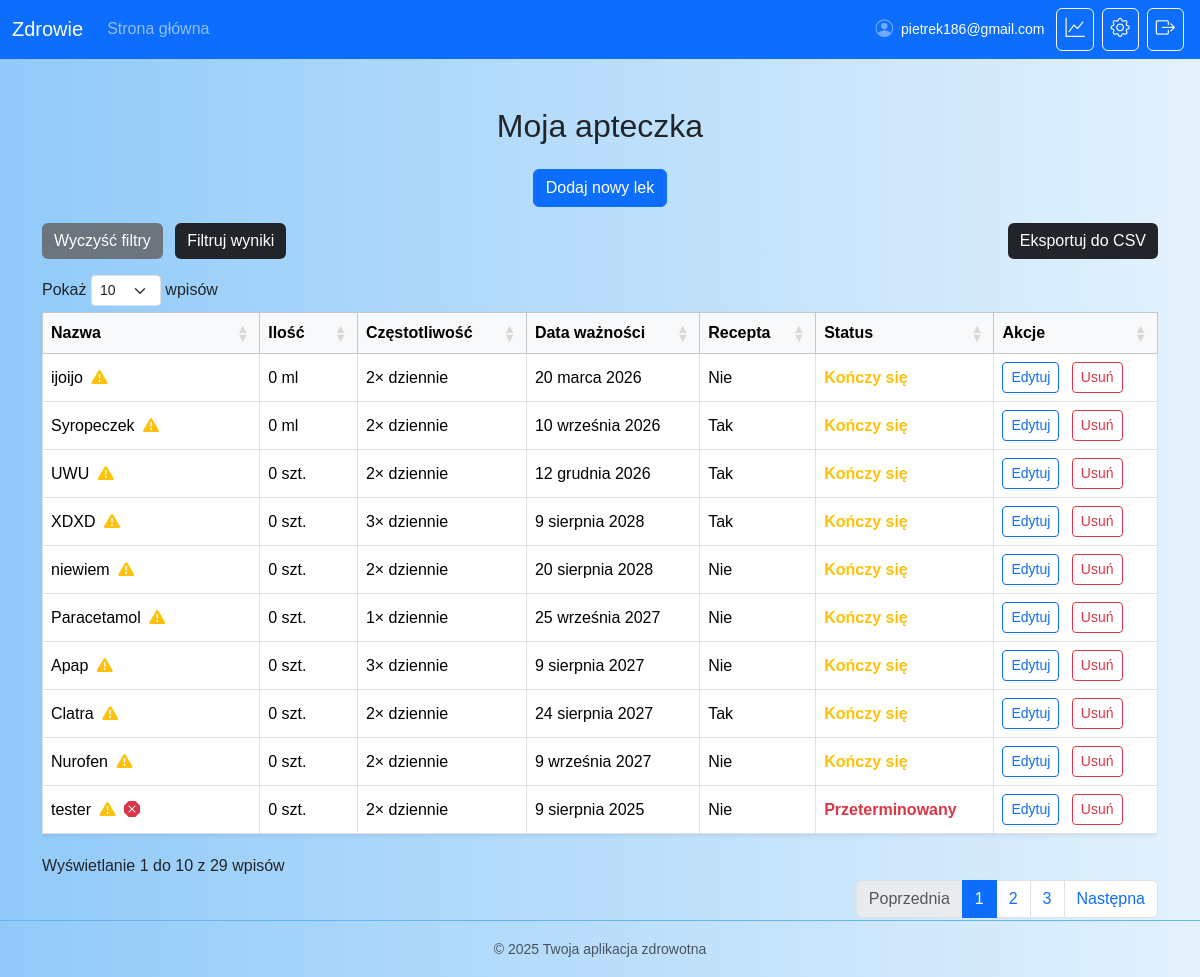
The app's page /medications/ (signed in), older data.
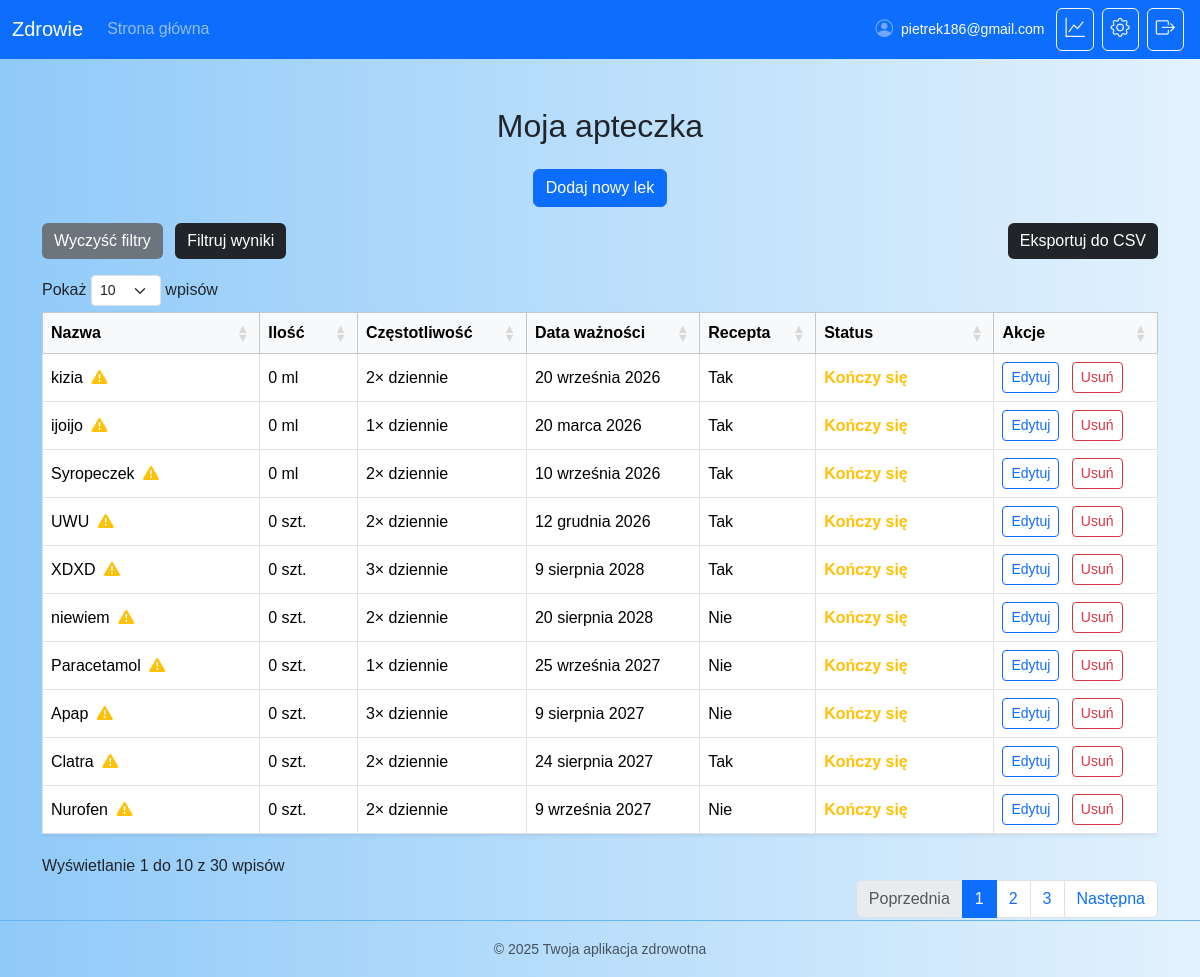
The same page, newer data.
### medications/models.py (models this page shows, shortened)
class Medication(models.Model):
    FORM_TABLET = 'tablet'
    FORM_SYRUP  = 'syrup'
    FORM_CHOICES = [
        (FORM_TABLET, 'Tabletki'),
        (FORM_SYRUP,  'Syrop'),
    ]
    user = models.ForeignKey(settings.AUTH_USER_MODEL, on_delete=models.CASCADE)
    name = models.CharField("Nazwa leku", max_length=100)
    form = models.CharField("Postać leku", max_length=10, choices=FORM_CHOICES, default=FORM_TABLET)
    quantity = models.PositiveIntegerField("Ilość tabletek")
    dosage = models.CharField("Dawkowanie (np. 1 tabletka 2× dziennie)", max_length=100, blank=True)
    volume_ml = models.PositiveIntegerField("Objętość syropu (ml)", null=True, blank=True)
    dosage_ml_per_time = models.PositiveIntegerField("Dawka syropu (ml)", null=True, blank=True)
    frequency = models.PositiveIntegerField("Częstotliwość dawkowania (ile razy dziennie)", default=1)
    dosage_amount = models.PositiveIntegerField("Ilość leku na dawkę (np. 2 tabletki/ml)", default=1)
    start_date = models.DateField("Data rozpoczęcia stosowania")
    prescription_required = models.BooleanField("Czy lek na receptę?", default=False)
    expiration_date = models.DateField("Data ważności", null=True, blank=True)
    created_at = models.DateTimeField(auto_now_add=True)
    def days_to_expiry(self):
        if not self.expiration_date:
            return None
        return (self.expiration_date - date.today()).days
    def is_expiring_soon(self):
        d = self.days_to_expiry()
        return d is not None and 0 <= d <= 7
    def is_expired(self):
        return bool(self.expiration_date and self.expiration_date < date.today())
    @property
    def remaining_quantity(self):
        if not self.start_date:
            return self.volume_ml if self.form == self.FORM_SYRUP else self.quantity
        days_used = (date.today() - self.start_date).days
        if days_used < 0:
            return self.volume_ml if self.form == self.FORM_SYRUP else self.quantity
        if self.form == self.FORM_TABLET:
            daily_usage = (self.dosage_amount or 1) * (self.frequency or 1)
            used = daily_usage * days_used
            return max(self.quantity - used, 0)
        elif self.form == self.FORM_SYRUP:
            per = self.dosage_ml_per_time or 1
            freq = self.frequency or 1
            used_ml = per * freq * days_used
            return max((self.volume_ml or 0) - used_ml, 0)
        return self.quantity
    def is_running_low(self):
        remaining = self.remaining_quantity or 0
        if self.form == self.FORM_TABLET:
            threshold = (self.quantity or 0) * LOW_STOCK_THRESHOLD
        else:
            threshold = (self.volume_ml or 0) * LOW_STOCK_THRESHOLD
        return remaining <= threshold

### medications/views.py (the view)
# urls.py: path('', views.medication_list, name='medication_list'),
@login_required
def medication_list(request):
    medications = Medication.objects.filter(user=request.user).order_by('-created_at')
    return render(request, 'medications/medication_list.html', {
        'medications': medications
    })

### medications/templates/medications/medication_list.html (shortened to what this page needs)
{% extends "core/base.html" %}
{% load static %}
{% block content %}
<div class="container mt-5">
  <h2 class="text-center mb-4">Moja apteczka</h2>
  <div class="text-center mb-3">
    <a href="{% url 'add_medication' %}" class="btn btn-primary">Dodaj nowy lek</a>
  </div>
  {% if medications %}
    <div class="d-flex justify-content-between align-items-center mb-3">
      <div>
        <button id="clear-filters" class="btn btn-secondary me-2">Wyczyść filtry</button>
        <button id="toggle-filters" class="btn btn-dark">Filtruj wyniki</button>
      </div>
      <form action="{% url 'export_medications_csv' %}" method="get">
        <button type="submit" class="btn btn-dark">Eksportuj do CSV</button>
      </form>
    </div>
    <div class="table-responsive">
      <table id="medications-table" class="table table-bordered table-hover align-middle bg-white shadow-sm">
        <thead class="table-light">
          <tr>
            <th>Nazwa</th>
            <th>Ilość</th>
            <th>Częstotliwość</th>
            <th>Data ważności</th>
            <th>Recepta</th>
            <th>Status</th>
            <th>Akcje</th>
          </tr>
        </thead>
        <tbody>
          {% for med in medications %}
          <tr>
            <td>
              {{ med.name }}
              {% if med.is_running_low %}
                <i class="bi bi-exclamation-triangle-fill text-warning ms-1" title="Niski stan (≤30%)"></i>
              {% endif %}
              {% if med.is_expired %}
                <i class="bi bi-x-octagon-fill text-danger ms-1" title="Przeterminowany"></i>
              {% endif %}
            </td>
            <td>
              {% if med.form == 'tablet' %}
                {{ med.remaining_quantity|floatformat:0 }} szt.
              {% elif med.form == 'syrup' %}
                {{ med.remaining_quantity|floatformat:0 }} ml
              {% else %}
                {{ med.remaining_quantity|floatformat:0 }}
              {% endif %}
            </td>
            <td>{{ med.frequency }}× dziennie</td>
            <td data-order="{{ med.expiration_date }}">{{ med.expiration_date }}</td>
            <td>{% if med.prescription_required %}Tak{% else %}Nie{% endif %}</td>
            <td>
              {% if med.is_expired %}
                <span class="text-danger fw-bold">Przeterminowany</span>
              {% elif med.is_running_low and med.is_expiring_soon %}
                <span class="text-warning fw-bold d-block">Kończy się</span>
                <small class="text-warning">Ważność wkrótce (≤7 dni)</small>
              {% elif med.is_running_low %}
                <span class="text-warning fw-bold">Kończy się</span>
              {% elif med.is_expiring_soon %}
                <span class="text-warning fw-bold">Ważność wkrótce (≤7 dni)</span>
              {% else %}
                <span class="text-success">OK</span>
              {% endif %}
            </td>
            <td>
              <a href="{% url 'edit_medication' med.pk %}" class="btn btn-sm btn-outline-primary me-2">Edytuj</a>
              <a href="{% url 'delete_medication' med.pk %}" class="btn btn-sm btn-outline-danger">Usuń</a>
            </td>
          </tr>
          {% endfor %}
        </tbody>
      </table>
    </div>
  {% else %}
    <p class="text-center text-muted">Nie dodano jeszcze żadnych leków.</p>
  {% endif %}
</div>
<link rel="stylesheet" href="https://cdn.datatables.net/1.13.6/css/dataTables.bootstrap5.min.css">
{% endblock %}

Row changes from the older to the newer data that the page shows:
no longer on this page (row unchanged): Medication: name "tester", remaining_quantity "0", frequency "2", expiration_date "9 sierpnia 2025", prescription_required "Nie", shows "Przeterminowany"
added Medication: name "kizia", remaining_quantity "0", frequency "2", expiration_date "20 września 2026", prescription_required "Tak", shows "Kończy się"
changed Medication "ijoijo": frequency "2" → "1"; prescription_required "Nie" → "Tak"
Text that changed along with them:
text written by a page script: "Pokaż wpisów Wyświetlanie 1 do 10 z 29 wpisów Poprzednia 1 2 3 Następna" → "Pokaż wpisów Wyświetlanie 1 do 10 z 30 wpisów Poprzednia 1 2 3 Następna"
